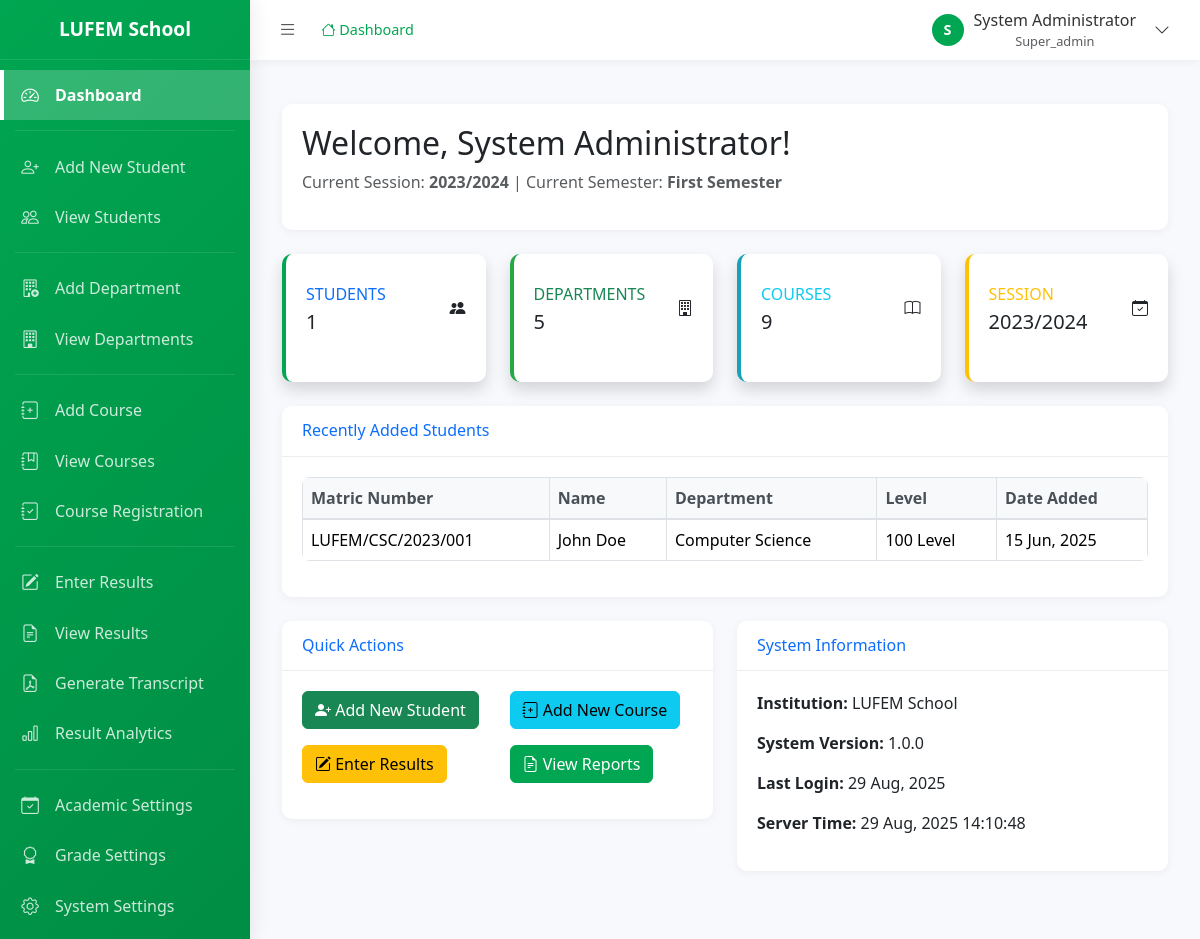
Page /admin/dashboard.php (signed in) on the committed database.
### tables this page shows
CREATE TABLE `institutions` (
  `institution_id` int(11) NOT NULL AUTO_INCREMENT,
  `institution_name` varchar(255) NOT NULL,
  `institution_code` varchar(20) NOT NULL,
  `address` text,
  `phone` varchar(20),
  `email` varchar(100),
  `website` varchar(100),
  `logo_path` varchar(255),
  `primary_color` varchar(7) DEFAULT '#00A651',
  `secondary_color` varchar(7) DEFAULT '#FFFFFF',
  `is_active` tinyint(1) DEFAULT 1,
  `created_at` timestamp NOT NULL DEFAULT CURRENT_TIMESTAMP,
  `updated_at` timestamp NOT NULL DEFAULT CURRENT_TIMESTAMP ON UPDATE CURRENT_TIMESTAMP,
  PRIMARY KEY (`institution_id`),
  UNIQUE KEY `institution_code` (`institution_code`)
);

CREATE TABLE `users` (
  `user_id` int(11) NOT NULL AUTO_INCREMENT,
  `institution_id` int(11) NOT NULL,
  `username` varchar(50) NOT NULL,
  `password` varchar(255) NOT NULL,
  `email` varchar(100),
  `full_name` varchar(255) NOT NULL,
  `role` enum('super_admin','admin','student') NOT NULL DEFAULT 'student',
  `is_active` tinyint(1) DEFAULT 1,
  `last_login` timestamp NULL DEFAULT NULL,
  `created_at` timestamp NOT NULL DEFAULT CURRENT_TIMESTAMP,
  `updated_at` timestamp NOT NULL DEFAULT CURRENT_TIMESTAMP ON UPDATE CURRENT_TIMESTAMP,
  PRIMARY KEY (`user_id`),
  UNIQUE KEY `username` (`username`),
  KEY `institution_id` (`institution_id`),
  FOREIGN KEY (`institution_id`) REFERENCES `institutions` (`institution_id`) ON DELETE CASCADE
);

CREATE TABLE `sessions` (
  `session_id` int(11) NOT NULL AUTO_INCREMENT,
  `institution_id` int(11) NOT NULL,
  `session_name` varchar(50) NOT NULL,
  `start_date` date NOT NULL,
  `end_date` date NOT NULL,
  `is_current` tinyint(1) DEFAULT 0,
  `is_active` tinyint(1) DEFAULT 1,
  `created_at` timestamp NOT NULL DEFAULT CURRENT_TIMESTAMP,
  PRIMARY KEY (`session_id`),
  KEY `institution_id` (`institution_id`),
  FOREIGN KEY (`institution_id`) REFERENCES `institutions` (`institution_id`) ON DELETE CASCADE
);

CREATE TABLE `semesters` (
  `semester_id` int(11) NOT NULL AUTO_INCREMENT,
  `institution_id` int(11) NOT NULL,
  `semester_name` varchar(50) NOT NULL,
  `semester_order` int(11) NOT NULL,
  `is_current` tinyint(1) DEFAULT 0,
  `is_active` tinyint(1) DEFAULT 1,
  `created_at` timestamp NOT NULL DEFAULT CURRENT_TIMESTAMP,
  PRIMARY KEY (`semester_id`),
  KEY `institution_id` (`institution_id`),
  FOREIGN KEY (`institution_id`) REFERENCES `institutions` (`institution_id`) ON DELETE CASCADE
);

CREATE TABLE `students` (
  `student_id` int(11) NOT NULL AUTO_INCREMENT,
  `institution_id` int(11) NOT NULL,
  `user_id` int(11),
  `matric_number` varchar(50) NOT NULL,
  `first_name` varchar(100) NOT NULL,
  `last_name` varchar(100) NOT NULL,
  `middle_name` varchar(100),
  `email` varchar(100),
  `phone` varchar(20),
  `date_of_birth` date,
  `gender` enum('Male','Female') NOT NULL,
  `address` text,
  `department_id` int(11) NOT NULL,
  `level_id` int(11) NOT NULL,
  `admission_session` varchar(20),
  `admission_date` date,
  `graduation_date` date,
  `status` enum('Active','Graduated','Suspended','Withdrawn') DEFAULT 'Active',
  `profile_picture` varchar(255),
  `created_at` timestamp NOT NULL DEFAULT CURRENT_TIMESTAMP,
  `updated_at` timestamp NOT NULL DEFAULT CURRENT_TIMESTAMP ON UPDATE CURRENT_TIMESTAMP,
  PRIMARY KEY (`student_id`),
  UNIQUE KEY `matric_number` (`matric_number`),
  KEY `institution_id` (`institution_id`),
  KEY `user_id` (`user_id`),
  KEY `department_id` (`department_id`),
  KEY `level_id` (`level_id`),
  FOREIGN KEY (`institution_id`) REFERENCES `institutions` (`institution_id`) ON DELETE CASCADE,
  FOREIGN KEY (`user_id`) REFERENCES `users` (`user_id`) ON DELETE SET NULL,
  FOREIGN KEY (`department_id`) REFERENCES `departments` (`department_id`) ON DELETE RESTRICT ON UPDATE CASCADE,
  FOREIGN KEY (`level_id`) REFERENCES `levels` (`level_id`) ON DELETE RESTRICT ON UPDATE CASCADE
);

CREATE TABLE `departments` (
  `department_id` int(11) NOT NULL AUTO_INCREMENT,
  `institution_id` int(11) NOT NULL,
  `department_name` varchar(255) NOT NULL,
  `department_code` varchar(20) NOT NULL,
  `hod_name` varchar(255),
  `description` text,
  `is_active` tinyint(1) DEFAULT 1,
  `created_at` timestamp NOT NULL DEFAULT CURRENT_TIMESTAMP,
  `updated_at` timestamp NOT NULL DEFAULT CURRENT_TIMESTAMP ON UPDATE CURRENT_TIMESTAMP,
  PRIMARY KEY (`department_id`),
  UNIQUE KEY `dept_code_institution` (`department_code`, `institution_id`),
  KEY `institution_id` (`institution_id`),
  FOREIGN KEY (`institution_id`) REFERENCES `institutions` (`institution_id`) ON DELETE CASCADE
);

CREATE TABLE `levels` (
  `level_id` int(11) NOT NULL AUTO_INCREMENT,
  `institution_id` int(11) NOT NULL,
  `level_name` varchar(50) NOT NULL,
  `level_order` int(11) NOT NULL,
  `description` text,
  `is_active` tinyint(1) DEFAULT 1,
  `created_at` timestamp NOT NULL DEFAULT CURRENT_TIMESTAMP,
  PRIMARY KEY (`level_id`),
  KEY `institution_id` (`institution_id`),
  FOREIGN KEY (`institution_id`) REFERENCES `institutions` (`institution_id`) ON DELETE CASCADE
);

### admin/dashboard.php (the view, shortened to what the rows shown need)
<?php
require_once '../includes/functions.php';
$db = new Database();
$institution_id = get_institution_id();
$db->query("SELECT * FROM institutions WHERE institution_id = :institution_id");
$db->bind(':institution_id', $institution_id);
$current_session = get_current_session();
$current_semester = get_current_semester();
$db->query("SELECT COUNT(*) as count FROM students WHERE institution_id = :institution_id");
$db->bind(':institution_id', $institution_id);
$db->query("SELECT COUNT(*) as count FROM departments WHERE institution_id = :institution_id");
$db->bind(':institution_id', $institution_id);
$db->query("SELECT COUNT(*) as count FROM courses WHERE institution_id = :institution_id");
$db->bind(':institution_id', $institution_id);
$db->query("SELECT s.*, d.department_name, l.level_name
            FROM students s
            JOIN departments d ON s.department_id = d.department_id
            JOIN levels l ON s.level_id = l.level_id
            WHERE s.institution_id = :institution_id
            ORDER BY s.created_at DESC
            LIMIT 5");
$db->bind(':institution_id', $institution_id);
$recent_students = $db->resultSet();
include_once 'includes/header.php';
?>
<div class="container-fluid py-4">
    <div class="row">
        <div class="col-12">
            <div class="card mb-4">
                <div class="card-body">
                    <h2 class="card-title">Welcome, <?php echo $_SESSION['full_name']; ?>!</h2>
                    <p class="text-muted">
                        Current Session: <strong><?php echo $current_session ? $current_session['session_name'] : 'Not Set'; ?></strong> |
                        Current Semester: <strong><?php echo $current_semester ? $current_semester['semester_name'] : 'Not Set'; ?></strong>
                    </p>
                </div>
            </div>
        </div>
    </div>
    <div class="row">
        <div class="col-xl-3 col-md-6 mb-4">
            <div class="card border-left-warning shadow h-100 py-2">
                <div class="card-body">
                    <div class="row no-gutters align-items-center">
                        <div class="col mr-2">
                            <div class="text-xs font-weight-bold text-warning text-uppercase mb-1">
                                Session</div>
                            <div class="h5 mb-0 font-weight-bold text-gray-800"><?php echo $current_session ? $current_session['session_name'] : 'Not Set'; ?></div>
                        </div>
                    </div>
                </div>
            </div>
        </div>
    </div>
    <div class="row">
        <div class="col-12">
            <div class="card mb-4">
                <div class="card-body">
                    <div class="table-responsive">
                        <table class="table table-bordered" width="100%" cellspacing="0">
                            <thead>
                                <tr>
                                    <th>Matric Number</th>
                                    <th>Name</th>
                                    <th>Department</th>
                                    <th>Level</th>
                                    <th>Date Added</th>
                                </tr>
                            </thead>
                            <tbody>
                                <?php if (empty($recent_students)): ?>
                                    <tr>
                                        <td colspan="5" class="text-center">No students found</td>
                                    </tr>
                                <?php else: ?>
                                    <?php foreach ($recent_students as $student): ?>
                                        <tr>
                                            <td><?php echo $student['matric_number']; ?></td>
                                            <td><?php echo $student['first_name'] . ' ' . $student['last_name']; ?></td>
                                            <td><?php echo $student['department_name']; ?></td>
                                            <td><?php echo $student['level_name']; ?></td>
                                            <td><?php echo format_date($student['created_at']); ?></td>
                                        </tr>
                                    <?php endforeach; ?>
                                <?php endif; ?>
                            </tbody>
                        </table>
                    </div>
                </div>
            </div>
        </div>
    </div>
    <div class="row">
        <div class="col-lg-6">
            <div class="card mb-4">
                <div class="card-body">
                    <div class="mb-3">
                        <strong>Institution:</strong> <?php echo $institution['institution_name']; ?>
                    </div>
                    <div class="mb-3">
                        <strong>System Version:</strong> <?php echo APP_VERSION; ?>
                    </div>
                    <div class="mb-3">
                        <strong>Last Login:</strong> <?php echo format_date($_SESSION['last_login'] ?? date('Y-m-d H:i:s')); ?>
                    </div>
                    <div class="mb-3">
                        <strong>Server Time:</strong> <?php echo date('d M, Y H:i:s'); ?>
                    </div>
                </div>
            </div>
        </div>
    </div>
</div>
<?php
include_once 'includes/footer.php';
?>

### admin/includes/header.php (shortened to what the rows shown need)
<?php
$user_id = get_user_id();
$db = new Database();
$db->query("SELECT * FROM users WHERE user_id = :user_id");
$db->bind(':user_id', $user_id);
$user = $db->single();
$institution_id = get_institution_id();
$db->query("SELECT * FROM institutions WHERE institution_id = :institution_id");
$db->bind(':institution_id', $institution_id);
$institution = $db->single();
?>
<!DOCTYPE html>
<html lang="en">
<head>
    <link href="https://cdn.jsdelivr.net/npm/bootstrap@5.3.3/dist/css/bootstrap.min.css" rel="stylesheet">
    <link href="https://cdn.jsdelivr.net/npm/bootstrap-icons@1.11.1/font/bootstrap-icons.css" rel="stylesheet">
</head>
<body>
    <div id="sidebar-wrapper">
        <div class="sidebar-heading">
            <span class="school-name"><?php echo $institution['institution_name'] ?? 'LUFEM School'; ?></span>
        </div>
    </div>
    <div id="page-content-wrapper">
        <div class="topbar">
            <div class="user-dropdown">
                <button class="user-dropdown-toggle" id="userDropdownToggle">
                    <div class="user-avatar">
                        <?php echo strtoupper(substr($user['full_name'], 0, 1)); ?>
                    </div>
                    <div class="user-info d-none d-md-block">
                        <div class="user-name"><?php echo $user['full_name']; ?></div>
                        <div class="user-role text-muted" style="font-size: 0.8rem;"><?php echo ucfirst($user['role']); ?></div>
                    </div>
                    <i class="bi bi-chevron-down ms-2"></i>
                </button>
            </div>
        </div>
        <div class="main-content">

### rows in the picture
institutions: institution_name "LUFEM School"
users: full_name "S", full_name "System Administrator", role "Super_admin"
sessions: session_name "2023/2024"
semesters: semester_name "First Semester"
students: matric_number "LUFEM/CSC/2023/001", first_name "John", last_name "Doe", department.department_name "Computer Science", level.level_name "100 Level", created_at "15 Jun, 2025"

### other values in the picture
$_SESSION['full_name'] "System Administrator"
$student_count "1"
$department_count "5"
$course_count "9"
APP_VERSION "1.0.0"
